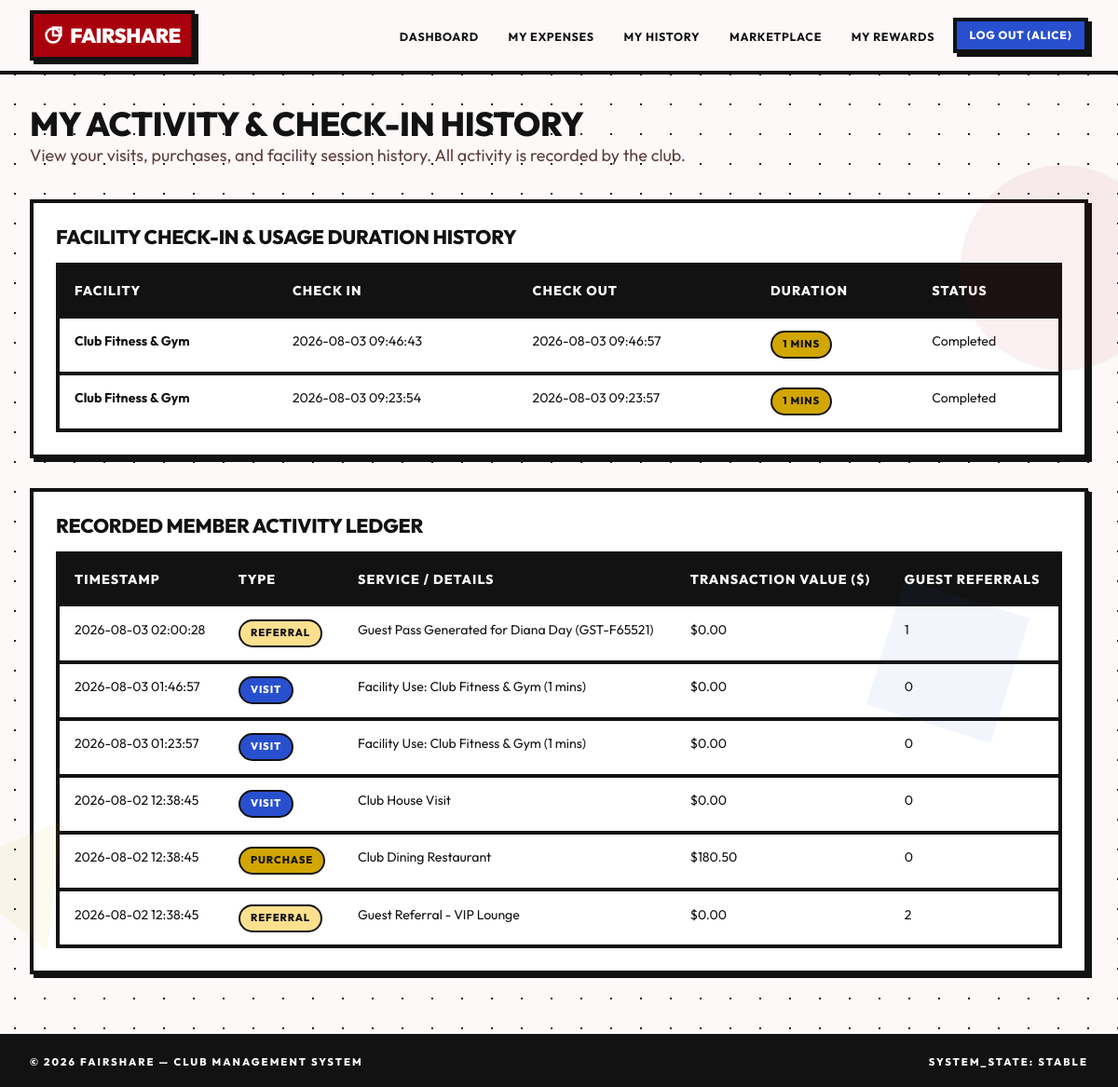
Before: /member/activity (signed in) with the older database file.
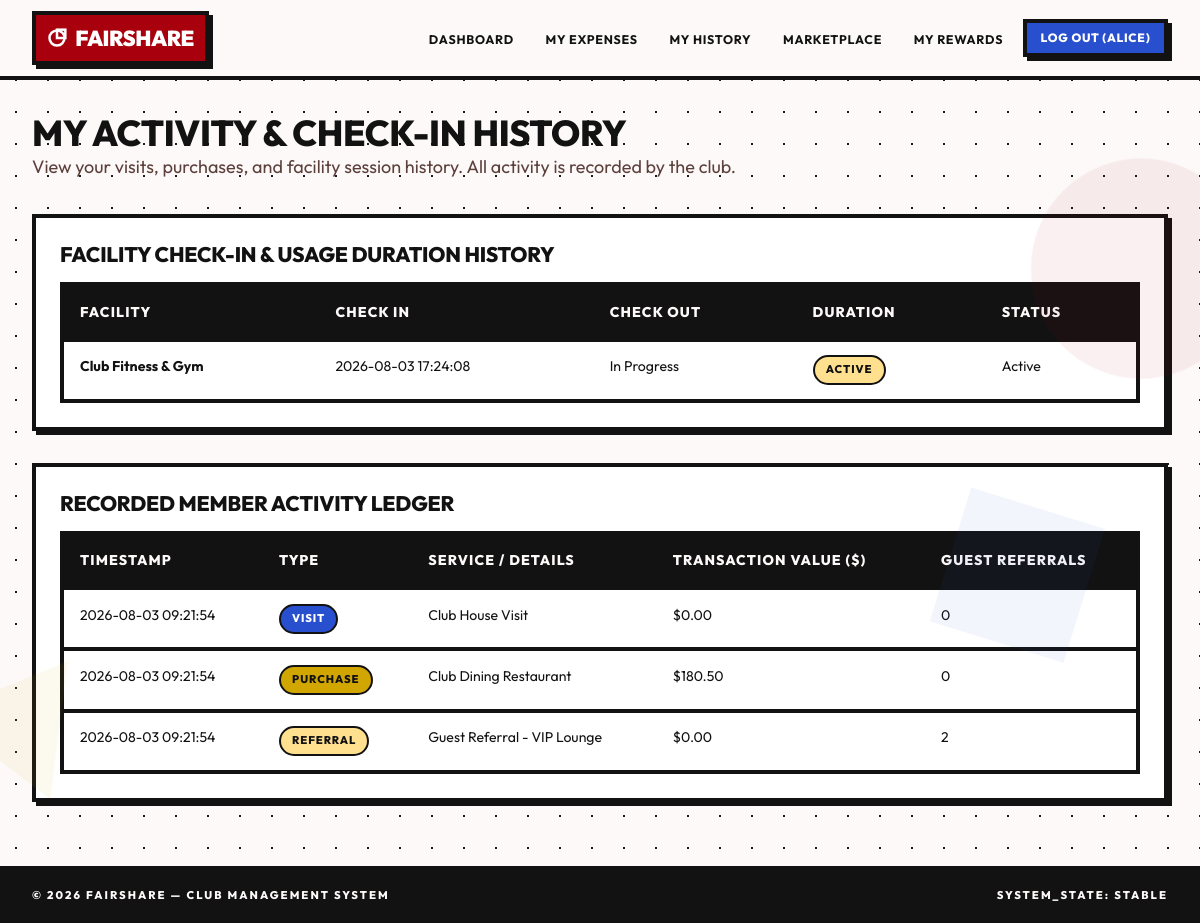
After: the same page with the newer database file.
### tables this page shows
CREATE TABLE users (
            id INTEGER PRIMARY KEY AUTOINCREMENT,
            username TEXT UNIQUE NOT NULL,
            password_hash TEXT NOT NULL,
            role TEXT NOT NULL CHECK(role IN ('member', 'admin')),
            created_at TIMESTAMP DEFAULT CURRENT_TIMESTAMP
        );

CREATE TABLE facility_checkins (
            id INTEGER PRIMARY KEY AUTOINCREMENT,
            member_id INTEGER NOT NULL,
            guest_id INTEGER,
            facility_name TEXT NOT NULL,
            check_in_time TIMESTAMP NOT NULL,
            check_out_time TIMESTAMP,
            duration_minutes INTEGER DEFAULT 0,
            status TEXT DEFAULT 'active' CHECK(status IN ('active', 'completed')),
            FOREIGN KEY (member_id) REFERENCES members (id) ON DELETE CASCADE,
            FOREIGN KEY (guest_id) REFERENCES guest_ids (id) ON DELETE CASCADE
        );

CREATE TABLE activities (
            id INTEGER PRIMARY KEY AUTOINCREMENT,
            member_id INTEGER NOT NULL,
            activity_type TEXT NOT NULL CHECK(activity_type IN ('visit', 'purchase', 'referral', 'facility')),
            service_name TEXT NOT NULL,
            transaction_value REAL DEFAULT 0.0,
            guest_count INTEGER DEFAULT 0,
            created_at TIMESTAMP DEFAULT CURRENT_TIMESTAMP,
            FOREIGN KEY (member_id) REFERENCES members (id) ON DELETE CASCADE
        );

### main.py (the view)
@app.route('/member/activity')
@login_required
def member_activity():
    conn = get_db()
    cursor = conn.cursor()
    cursor.execute("SELECT id FROM members WHERE user_id = ?", (session['user_id'],))
    member = cursor.fetchone()
    cursor.execute('''
        SELECT * FROM activities WHERE member_id = ? ORDER BY created_at DESC
    ''', (member['id'],))
    activities = cursor.fetchall()
    cursor.execute('''
        SELECT * FROM facility_checkins WHERE member_id = ? AND guest_id IS NULL ORDER BY check_in_time DESC
    ''', (member['id'],))
    checkins = cursor.fetchall()
    conn.close()
    return render_template('member/activity.html', activities=activities, checkins=checkins)

### database.py (called while the page is built)
def get_db():
    db_path = Config.DATABASE
    os.makedirs(os.path.dirname(db_path), exist_ok=True)
    conn = sqlite3.connect(db_path)
    conn.row_factory = sqlite3.Row
    conn.execute("PRAGMA foreign_keys = ON;")
    return conn

### main.py (called while the page is built)
@app.after_request
def add_header(response):
    if app.debug:
        response.headers['Cache-Control'] = 'no-cache, no-store, must-revalidate'
    else:
        response.headers['Cache-Control'] = 'public, max-age=3600'
    return response

def login_required(f):
    @functools.wraps(f)
    def decorated_function(*args, **kwargs):
        if 'user_id' not in session:
            flash('Please log in to access this page.', 'warning')
            return redirect(url_for('login'))
        return f(*args, **kwargs)
    return decorated_function

@app.context_processor
def inject_user():
    user = None
    member = None
    guest = None
    if 'user_id' in session:
        conn = get_db()
        cursor = conn.cursor()
        cursor.execute("SELECT id, username, role FROM users WHERE id = ?", (session['user_id'],))
        user = cursor.fetchone()
        if user and user['role'] == 'member':
            cursor.execute("SELECT * FROM members WHERE user_id = ?", (user['id'],))
            member = cursor.fetchone()
        conn.close()
    if 'guest_id' in session:
        conn = get_db()
        cursor = conn.cursor()
        cursor.execute("SELECT id, guest_name, guest_code FROM guest_ids WHERE id = ?", (session['guest_id'],))
        guest = cursor.fetchone()
        conn.close()
    return dict(current_user=user, current_member=member, current_guest=guest)

### templates/member/activity.html (shortened to what this page needs)
{% extends "base.html" %}
{% block content %}
<div style="margin-bottom: 2rem;">
  <h1>My Activity & Check-In History</h1>
  <p style="color: var(--text-muted);">View your visits, purchases, and facility session history. All activity is recorded by the club.</p>
</div>
<div class="card" style="margin-bottom: 2rem;">
  <h3>Facility Check-In & Usage Duration History</h3>
  <div class="table-container" style="margin-top: 1rem;">
    <table class="table">
      <thead>
        <tr>
          <th>Facility</th>
          <th>Check In</th>
          <th>Check Out</th>
          <th>Duration</th>
          <th>Status</th>
        </tr>
      </thead>
      <tbody>
        {% for chk in checkins %}
          <tr>
            <td><strong>{{ chk.facility_name }}</strong></td>
            <td>{{ chk.check_in_time }}</td>
            <td>{{ chk.check_out_time or 'In Progress' }}</td>
            <td>
              {% if chk.duration_minutes > 0 %}
                <span class="badge badge-emerald">{{ chk.duration_minutes }} mins</span>
              {% else %}
                <span class="badge badge-amber">Active</span>
              {% endif %}
            </td>
            <td>{{ chk.status|capitalize }}</td>
          </tr>
        {% else %}
          <tr><td colspan="5" style="text-align:center; color: var(--text-dim);">No facility check-in logs recorded.</td></tr>
        {% endfor %}
      </tbody>
    </table>
  </div>
</div>
<div class="card">
  <h3>Recorded Member Activity Ledger</h3>
  <div class="table-container" style="margin-top: 1rem;">
    <table class="table">
      <thead>
        <tr>
          <th>Timestamp</th>
          <th>Type</th>
          <th>Service / Details</th>
          <th>Transaction Value ($)</th>
          <th>Guest Referrals</th>
        </tr>
      </thead>
      <tbody>
        {% for act in activities %}
          <tr>
            <td>{{ act.created_at }}</td>
            <td>
              {% if act.activity_type == 'visit' %}
                <span class="badge badge-blue">Visit</span>
              {% elif act.activity_type == 'purchase' %}
                <span class="badge badge-emerald">Purchase</span>
              {% elif act.activity_type == 'referral' %}
                <span class="badge badge-amber">Referral</span>
              {% else %}
                <span class="badge badge-purple">Facility</span>
              {% endif %}
            </td>
            <td>{{ act.service_name }}</td>
            <td>${{ "%.2f"|format(act.transaction_value) }}</td>
            <td>{{ act.guest_count }}</td>
          </tr>
        {% else %}
          <tr><td colspan="5" style="text-align:center; color: var(--text-dim);">No activities logged yet.</td></tr>
        {% endfor %}
      </tbody>
    </table>
  </div>
</div>
{% endblock %}

### templates/base.html (shortened to what this page needs)
<!DOCTYPE html>
<html lang="en">
<head>
  <link rel="stylesheet" href="{{ url_for('static', filename='css/styles.css') }}?v=15">
</head>
<body>
  <nav class="navbar">
    <div class="navbar-container">
      <a href="{% if current_user %}{% if current_user.role == 'admin' %}{{ url_for('admin_dashboard') }}{% else %}{{ url_for('member_dashboard') }}{% endif %}{% else %}{{ url_for('index') }}{% endif %}" class="brand-logo">
        <svg width="20" height="20" viewBox="0 0 24 24" fill="none" stroke="currentColor" stroke-width="3" stroke-linecap="square">
          <circle cx="12" cy="12" r="9"></circle>
          <rect x="12" y="2" width="10" height="10"></rect>
        </svg>
        FairShare
      </a>
      <ul class="nav-links" id="nav-links">
        {% if current_user %}
          {% if current_user.role == 'admin' %}
            <li><a href="{{ url_for('admin_dashboard') }}" class="nav-link">Dashboard</a></li>
            <li><a href="{{ url_for('admin_members') }}" class="nav-link">Members</a></li>
            <li><a href="{{ url_for('admin_marketplace') }}" class="nav-link">Marketplace</a></li>
            <li><a href="{{ url_for('admin_activity') }}" class="nav-link">Activity</a></li>
          {% else %}
            <li><a href="{{ url_for('member_dashboard') }}" class="nav-link">Dashboard</a></li>
            <li><a href="{{ url_for('member_expenses') }}" class="nav-link">My Expenses</a></li>
            <li><a href="{{ url_for('member_activity') }}" class="nav-link">My History</a></li>
            <li><a href="{{ url_for('member_marketplace') }}" class="nav-link">Marketplace</a></li>
            <li><a href="{{ url_for('member_rewards') }}" class="nav-link">My Rewards</a></li>
          {% endif %}
          <li><a href="{{ url_for('logout') }}" class="btn btn-secondary btn-sm">Log Out ({{ current_user.username }})</a></li>
        {% else %}
          <li><a href="{{ url_for('login') }}" class="btn btn-primary btn-sm">Log In</a></li>
        {% endif %}
      </ul>
    </div>
  </nav>
  <main class="main-content">
    {% block content %}{% endblock %}
  </main>
  <footer>
    <span>&copy; 2026 FairShare — Club Management System</span>
    <span>SYSTEM_STATE: STABLE</span>
  </footer>
</body>
</html>

Changed rows visible on the page:
removed facility_checkins: facility_name "Club Fitness & Gym", check_in_time "2026-08-03 09:46:43", check_out_time "2026-08-03 09:46:57", duration_minutes "1", status "Completed"
removed activities: created_at "2026-08-03 02:00:28", activity_type "REFERRAL", service_name "Guest Pass Generated for Diana Day (GST-F65521)", transaction_value "0.00", guest_count "1"
removed activities: created_at "2026-08-03 01:46:57", activity_type "VISIT", service_name "Facility Use: Club Fitness & Gym (1 mins)", transaction_value "0.00", guest_count "0"
removed activities: created_at "2026-08-03 01:23:57", activity_type "VISIT", service_name "Facility Use: Club Fitness & Gym (1 mins)", transaction_value "0.00", guest_count "0"
changed facility_checkins "Club Fitness & Gym": check_in_time "2026-08-03 09:23:54" → "2026-08-03 17:24:08"; check_out_time "2026-08-03 09:23:57" → "In Progress"; status "Completed" → "Active"; duration_minutes "1" → (not shown); duration_minutes "MINS" → "ACTIVE"
changed activities "Club House Visit": created_at "2026-08-02 12:38:45" → "2026-08-03 09:21:54"
changed activities "Club Dining Restaurant": created_at "2026-08-02 12:38:45" → "2026-08-03 09:21:54"
changed activities "Guest Referral - VIP Lounge": created_at "2026-08-02 12:38:45" → "2026-08-03 09:21:54"
